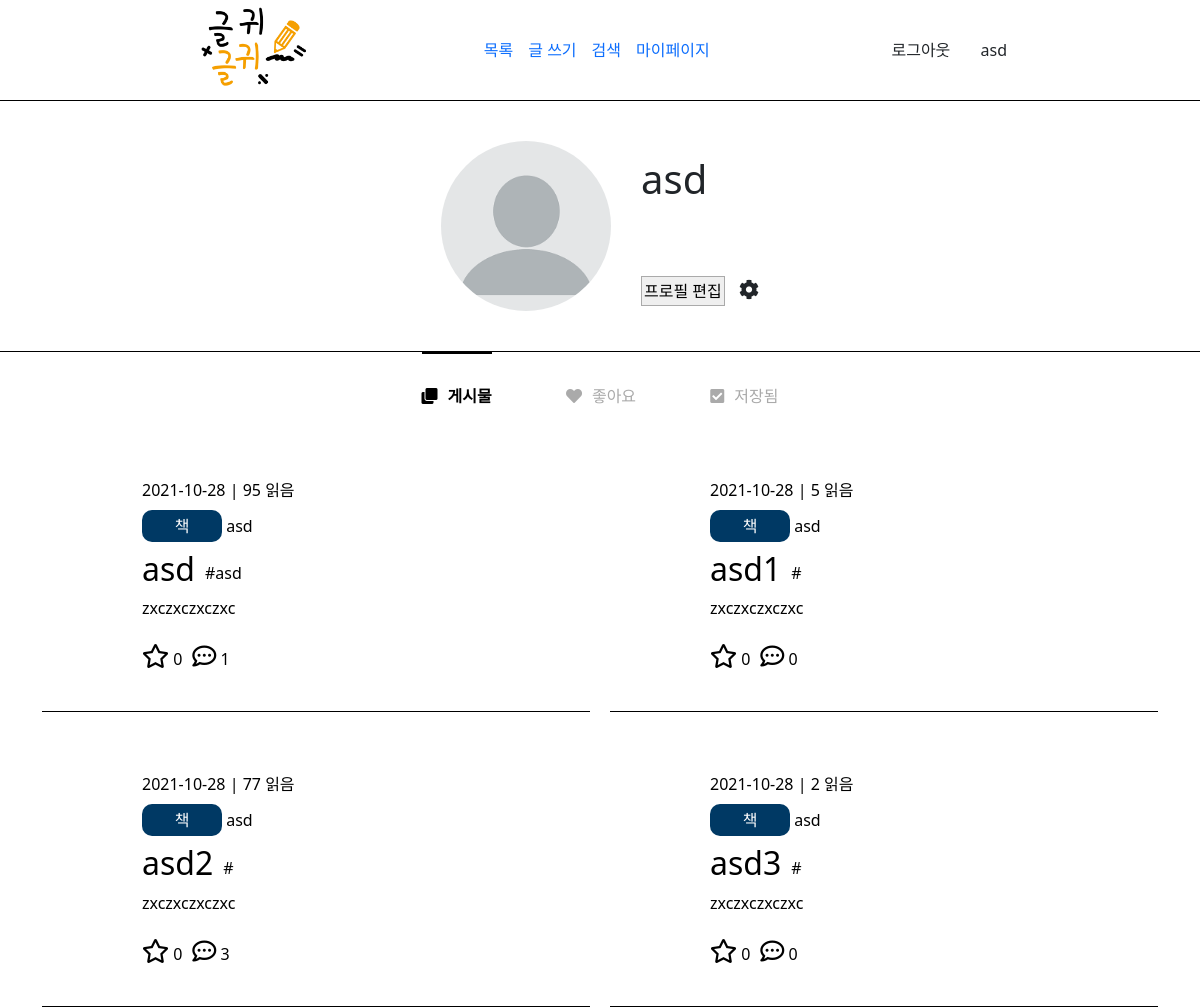
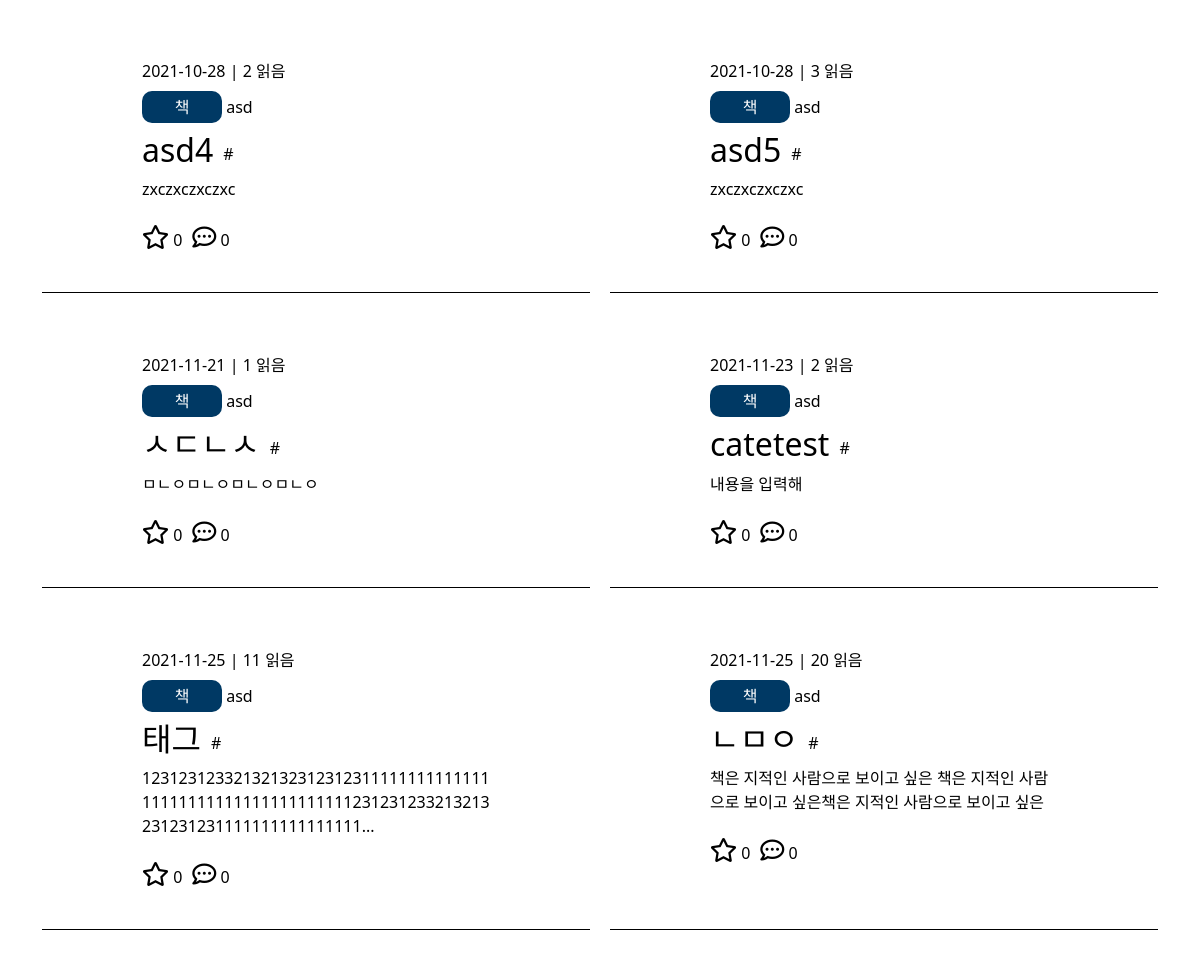
The app's page /mypage (signed in) with its own data (2 pictures, top to bottom).
### tables this page shows
CREATE TABLE `list` (
  `id` int(11) NOT NULL,
  `title` varchar(100) NOT NULL,
  `content` varchar(400) NOT NULL,
  `copy` varchar(50) NOT NULL,
  `cate` varchar(100) NOT NULL,
  `tag` varchar(200) DEFAULT NULL,
  `writer` varchar(50) NOT NULL,
  `writedate` datetime NOT NULL DEFAULT current_timestamp(),
  `viewcnt` int(10) NOT NULL DEFAULT 0,
  `sug` int(10) NOT NULL DEFAULT 0,
  `recnt` int(10) NOT NULL DEFAULT 0
);

### src/helper.php (called while the page is built, shortened)
<?php
    function view($page, $list = [], $list1 = [], $list2 = []) {
        require VIEW."/header.php";
        require VIEW."/$page.php";
        exit;
    }

### src/Controller/ViewController.php (called while the page is built, shortened)
<?php
    class ViewController {
        static function mypage() {
            $list = DB::fetchAll("SELECT * FROM list WHERE writer = ?", [$_SESSION['user']->id]);
            $list1 = DB::fetchAll("SELECT l.* FROM
                                   (SELECT * FROM liketable WHERE user_id = ?) AS lt
                                   INNER JOIN list AS l ON l.id = lt.code", [$_SESSION['user']->id]);
            $list2 = DB::fetchAll("SELECT l.* FROM
                                   (SELECT * FROM savetable WHERE user_id = ?) AS st
                                   INNER JOIN list AS l ON l.id = st.code", [$_SESSION['user']->id]);
            view('mypage', $list, $list1, $list2);
        }
    }

### src/web.php (called while the page is built, shortened)
<?php
    Route::start();

### public/index.php (called while the page is built, shortened)
<?php
    require SRC."/helper.php";
    require SRC."/web.php";

### src/App/DB.php (called while the page is built, shortened)
<?php
    class DB {
        static $db = null;
        static function getDB() {
            if(self::$db == null) {
                self::$db = new \PDO("mysql:host=localhost; dbname=geulgwi; charset=utf8mb4", "root", "", [
                    19=>5,
                    3=>2
                ]);
            }
            return self::$db;
        }
        static function query($sql, $data = []) {
            $q = self::getDB()->prepare($sql, $data);
            $q->execute($data);
            return $q;
        }
        static function fetchAll($sql, $data = []) {
            return self::query($sql, $data)->fetchAll();
        }
    }

### src/View/mypage.php (the view, shortened to what this page needs)
    <header>
        <div class="box">
            <div class="logo">
                <a href="/"><img src="./resource/img/logo.png" alt="로고" title="로고"></a>
            </div>
            <nav>
                <ul style="margin: 0; padding: 0;">
                    <li><a href="/list">목록</a></li>
                    <li><a href="/write">글 쓰기</a></li>
                    <li><a href="/search">검색</a></li>
                    <li><a href="/mypage">마이페이지</a></li>
                </ul>
            </nav>
            <div class="ect">
                <?php if(isset($_SESSION['user'])) : ?>
                    <a href="/logout" class="btn logout">로그아웃</a>
                    <a href="/mypage" class="btn"><?= $_SESSION['user']->id ?></a>
                <?php else : ?>
                    <a href="/login" class="btn login">로그인</a>
                    <a href="/register" class="btn register">회원가입</a>
                <?php endif; ?>
            </div>
        </div>
    </header>
    <section class="mypage">
        <div class="user_info">
            <div class="box">
                <div class="image" style="margin-right:30px">
                    <img style="border-radius:50%;" src="./profile/<?= $_SESSION['user']->profile ?>" alt="user_profile">
                </div>
                <div class="text">
                    <div style="font-size:30pt" class="user_name"><?= $_SESSION['user']->id ?></div>
                    <div class="mb-3">
                    </div>
                    <div class="edit">
                        <a href="/profileedit" class="edit-btn">프로필 편집</a>
                        <i style="font-size:20px; margin-left:10px;" class="fas fa-cog"></i>
                    </div>
                </div>
            </div>
        </div>
        <div class="container mb-5">
            <label for="post"><i style="margin-right:10px;" class="fas fa-clone"></i>게시물</label>
            <label for="like" style="margin:0 70px;"><i style="margin-right:10px;" class="fas fa-heart"></i>좋아요</label>
            <label for="save"><i style="margin-right:10px;" class="fas fa-check-square"></i>저장됨</label>
            <div class="post">
                <?php foreach($list as $item) : ?>
                    <div class="item">
                        <a href="/view?id=<?= $item->id ?>" target="_blank">
                            <div class="info">
                                <?= explode(" ", $item->writedate)[0] ?> | <?= $item->viewcnt ?> 읽음
                            </div>
                            <div class="cateinfo my-2">
                                <span class="pan"><?= $item->cate ?></span> <?= $item->writer ?>
                            </div>
                            <div style="display:flex; align-items:center;">
                                <h2 style="margin-right:10px"><?= $item->title ?></h2>
                                <?php
                                    $arr = explode(",", preg_replace("/\s+/","",$item->tag));
                                    foreach($arr as $a) {
                                        echo "#".$a." ";
                                    }
                                ?>
                            </div>
                            <p style="word-break:break-all;">
                                <?php
                                    echo mb_strlen($item->content, "UTF-8") > 100 ? substr($item->content, 0, 100)."..." : $item->content;
                                ?>
                            </p>
                            <div class="jab mt-4">
                                <div class="good">
                                    <i style="font-size:24px;" class="far fa-star"></i>
                                    <?= $item->sug ?>
                                </div>
                                <div class="coment" style="margin-left:10px;">
                                    <i style="font-size:24px;" class="far fa-comment-dots"></i>
                                    <?= $item->recnt ?>
                                </div>
                            </div>
                        </a>
                    </div>
                <?php endforeach; ?>
            </div>
        </div>
    </section>
</body>
</html>

### src/App/Route.php (shortened to what this page needs)
<?php
    class Route {
        static $pages = [];
        static function __callStatic($name, $arg) {
            if(strtolower($_SERVER['REQUEST_METHOD']) == $name) {
                self::$pages[] = $arg;
            }
        }
        static function start() {
            $url = explode("?", $_SERVER['REQUEST_URI'])[0];
            foreach(self::$pages as $page) {
                if($url == $page[0]) {
                    $action = explode("@", $page[1]);
                    $con = new $conName();
                    $con->{$action[1]}();
                    exit;
                }
            }
        }
    }

### src/View/header.php (shortened to what this page needs)
<!DOCTYPE html>
<html lang="ko">
<head>
    <link rel="stylesheet" href="./resource/bootstrap-5.0.2-dist/css/bootstrap.css">
    <link rel="stylesheet" href="./resource/fontawesome-free-5.15.3-web/css/all.css">
    <link rel="stylesheet" href="./resource/css/style.css">
</head>
<body>

### public/resource/css/style.css (style rules this page uses)
* { margin: 0; padding: 0; box-sizing: border-box; }
ul, li { list-style: none; }
a, a:hover { text-decoration: none; }
header { border-bottom: 1px solid #000; }
header .box { margin: 0 auto; width: 70%; display: flex; align-items: center; justify-content: space-between; }
header .logo img { width: 150px; height: 100px; object-fit: cover; }
header ul { display: flex; }
header ul li:not(li:nth-child(5)) { margin-right: 15px; }
.image { width: calc(100% / 3); height: 100%; }
.image img { width: 100%; height: 100%; object-fit: cover; }
.mypage .user_info { display: flex; align-items: center; justify-content: center; border-bottom: 1px solid #000; }
.mypage .user_info .box { height: 250px; padding: 40px 0; display: flex; align-items: center; justify-content: space-between; }
.mypage .user_info .box .image { width: 170px; height: 170px; }
.mypage .user_info .box .text { height: 100%; display: flex; flex-direction: column; justify-content: space-around; }
.mypage .user_info .box .edit-btn { border: 1px solid #aaa; background-color: #efefef; padding: 3px 2px; color: #000; }
.mypage .container { text-align: center; }
.mypage .container > div { display: none; grid-template-columns: 1fr 1fr; gap: 20px; }
.mypage .container > div .item { padding: 40px 100px; border-bottom: 1px solid #000; color: #000; text-align: left; }
.mypage .container > div .item a { color: #000; }
.mypage .container > div .pan { display: inline-block; padding: 4px 12px; border-radius: 10px; min-width: 80px; text-align: center; color: #fff; background: #003964; }
.mypage .container > div .jab { display: flex; }
.mypage label { color: #aaa; padding: 30px 0; }
.mypage input[id='post']:checked ~ label[for='post'], .mypage input[id='like']:checked ~ label[for='like'], .mypage input[id='save']:checked ~ label[for='save'] { color: #000; font-weight: bold; border-top: 2px solid #000; }
.mypage input[id='post']:checked ~ .post, .mypage input[id='like']:checked ~ .like, .mypage input[id='save']:checked ~ .save { display: grid; }

### records on screen
list: writedate "2021-10-28", viewcnt "95", cate "책", writer "asd", title "asd", tag "asd", content "zxczxczxczxc", sug "0", recnt "1"
list: writedate "2021-10-28", viewcnt "5", cate "책", writer "asd", title "asd1", content "zxczxczxczxc", sug "0", recnt "0"
list: writedate "2021-10-28", viewcnt "77", cate "책", writer "asd", title "asd2", content "zxczxczxczxc", sug "0", recnt "3"
list: writedate "2021-10-28", viewcnt "2", cate "책", writer "asd", title "asd3", content "zxczxczxczxc", sug "0", recnt "0"
list: writedate "2021-10-28", viewcnt "2", cate "책", writer "asd", title "asd4", content "zxczxczxczxc", sug "0", recnt "0"
list: writedate "2021-10-28", viewcnt "3", cate "책", writer "asd", title "asd5", content "zxczxczxczxc", sug "0", recnt "0"
list: writedate "2021-11-21", viewcnt "1", cate "책", writer "asd", title "ㅅㄷㄴㅅ", content "ㅁㄴㅇㅁㄴㅇㅁㄴㅇㅁㄴㅇ", sug "0", recnt "0"
list: writedate "2021-11-23", viewcnt "2", cate "책", writer "asd", title "catetest", content "내용을 입력해", sug "0", recnt "0"
list: writedate "2021-11-25", viewcnt "11", cate "책", writer "asd", title "태그", content "1231231233213213231231231111111111111111111111111111111111111231231233213213231231231111111111111111", sug "0", recnt "0"
list: writedate "2021-11-25", viewcnt "20", cate "책", writer "asd", title "ㄴㅁㅇ", content "책은 지적인 사람으로 보이고 싶은 책은 지적인 사람으로 보이고 싶은책은 지적인 사람으로 보이고 싶은", sug "0", recnt "0"
